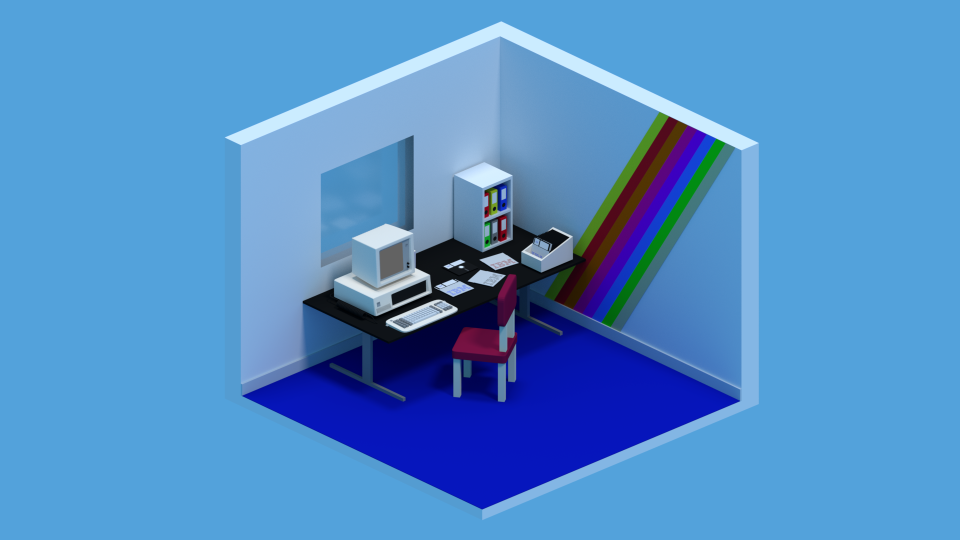
%> input picture lowpoly.png, 1920 x 1080 px (shown at 1/2 size)
$ octave WeekFProblem06.m   (GNU Octave 9; MATLAB toolbox functions it lacks are replaced by stand-ins)
%> lines starting %> are read from the running program, lines starting %| are printed output that depends on the picture
### preserve.m
function SP = preserve(S,k)

SP = S;
for i=[k+1:min(size(S))];
    SP(i,i)=0;
end

### WeekFProblem06.m
%% Max Kramer
% I affirm that I have adhered to the honor code on this assignment

%%
% _Hello again, scientist! I'll do all my writing in italics, and problems for you will be in *bold.*
% Comment your code, and_ explain your ideas in plaintext. _As a general rule, I expect
% you to do at least as much writing as I do. Code should be part of your solution, but
% I expect variables to be clear and explanation to involve complete sentences.
% Cite your sources; if you work with someone in the class on a problem,
% that's an extremely important source. Don't work alone._

%% Problem F.06: Compress the image.
% _Okay, first you need an image. The internet has plenty. Choose something
% that's roughly square. No memes. *Import it with imread() and call it A.*_

A = imread('lowpoly.png');
%> A is the input picture: size 1080x1920x3 uint8; mean R, G, B 80.5, 140.4, 200.2

%%
% _Okay, now we're going to clean it and make it 400x400. *Uncomment this.*_

A = imresize(A,[400 400]);
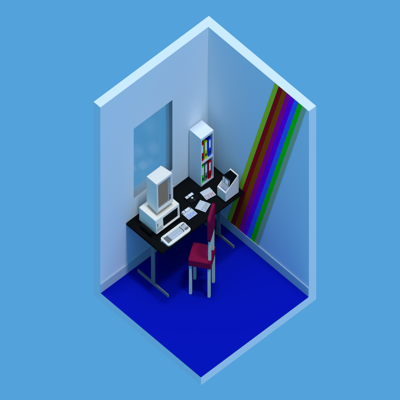
%> A: size 400x400x3 uint8; mean R, G, B 80.5, 140.4, 200.2
A = rgb2gray(A);
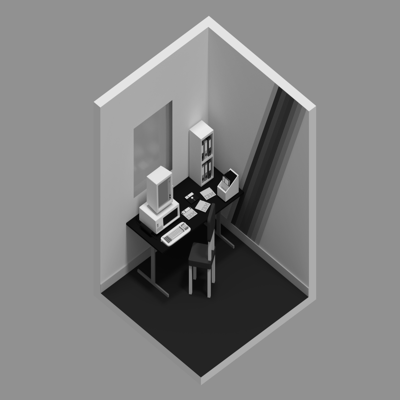
%> A: size 400x400 uint8; min 0, max 238, mean 129.4
A = double(A);
%> A: size 400x400 double
A = A-min(A(:));
A = A/max(A(:));
figure;
imshow(A);

%%
% _*Find the SVD of A.* How many singular values are there?_

[U,S,V] = svd(A);

%%
% There are technically 400 nonzero singular values in S. The values start larger and
% quickly approach 0, but never reach 0.

%%
% _*Show me a plot of the singular values.* They'll probably drop off pretty
% quickly; by construction, as much information as possible is retained by
% the first singular component._

L = [1:1:400];
figure;
plot(L,diag(S))
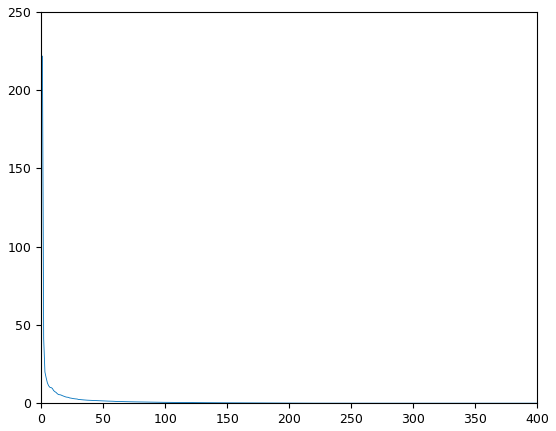
%> figure redrawn from the program's plot data; curve peaks at x = 1, y = 221.8

%%
% The diag() command creates a vector of the entries on the main diagonal
% of the supplied matrix. Plotted against an axis of 1 to 400 are the
% singular values taken using diag(S).

%%
% _Okay, now *set all but the first 50 singular values equal to 0
% and show me the compressed image.* The preserve() function
% will be helpful._

Snew = preserve(S,50);
Acomp = U * Snew * V';
figure;
imshow(Acomp)

%%
% The preserve(S,k) helper function sets every diagonal value of S after K
% to be equal to 0. After using preserve, only the first 50 singular values remain in S.

%%
% _What percentage of the total variance does this preserve? *Uncomment this
% and explain what it's computing.*_

svals = diag(S);
%> svals = 400 values, max 221.8 at index 1, min 0 at index 369, mean 1.39
vpa(sum(svals(1:50).^2)/sum(svals.^2),6)
%> (this line was passed over: vpa is not available in this run)

%%
% Svals contains every singular value of the matrix S. The
% variance of a matrix is the sum of the squared entries on its main
% diagonal. The variable precision arithmetic command is calculating the
% proportion of variance out of the total that is accounted for by the
% first 50 entries of svals. The percentage of the total variance preserved
% by the first 50 singular values is 99.9011%

%%
% _*Show me the "residual" image, which what you get if you preserve not the
% first 50 singular values but the last 350.* (Hint: S - preserve(S,50).
% (Further hint: if the residual image is almost solid black, you can "turn it up" by
% multiplying through by 10 or so.)_

Sres = S - preserve(S,50);
Ares = U * Sres * V';
figure;
imshow(Ares * 10)
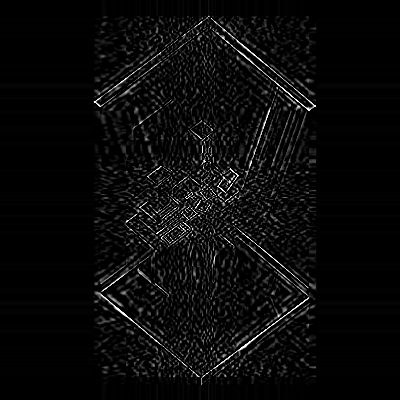
%> displayed picture: size 400x400, on the screen's scale of 0 to 255; min 0, max 255, mean 10.4


%%
% Sres is calculated by subtracting the preserved 50 singular values from
% the full list, saving only the last 350 values. The SVD is then used with
% the new Sres to calculate Anew, the residual image. The image was almost
% entirely solid black, so the shown image is Anew * 10.

%%
% _Okay, now let's play. Your goal is to *find photographs B and C for
% which preserving the first 50/400 singular values gives amazing and
% not-so-amazing results. Show me the images, the compressed images, and the
% percent of total variance preserved for each.* Based on your exploration,
% what seems to make an image "complex?"_


B = imread('switchboard.jpg');
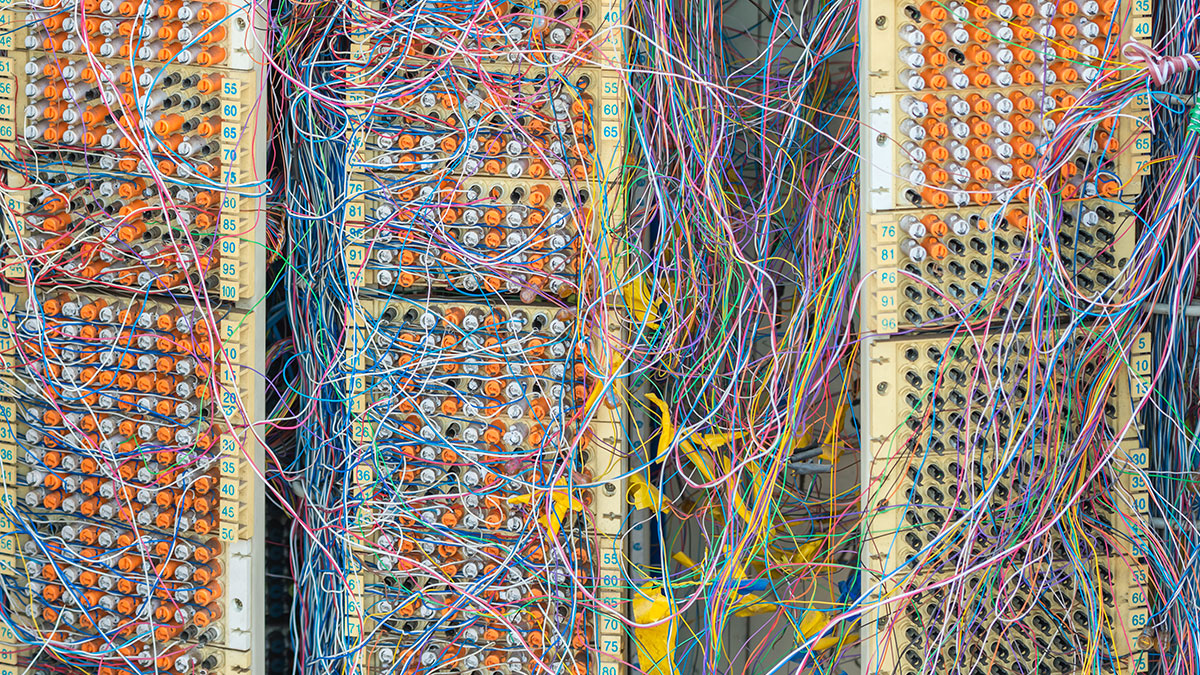
%> input picture switchboard.jpg, 1200 x 675 px
%> B is the input picture: size 675x1200x3 uint8; mean R, G, B 141.5, 131.3, 121
B = imresize(B,[400 400]);
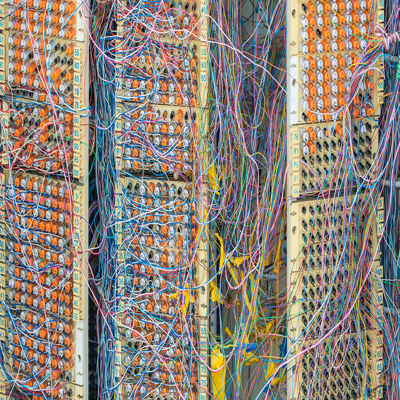
%> B: size 400x400x3 uint8; mean R, G, B 141.5, 131.3, 121
B = rgb2gray(B);
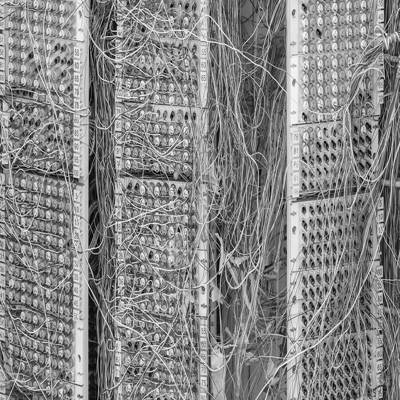
%> B: size 400x400 uint8; min 0, max 249, mean 133.2
B = double(B);
%> B: size 400x400 double
B = B-min(B(:));
B = B/max(B(:));
figure;
imshow(B);
[U2,S2,V2] = svd(B);
Snew2 = preserve(S2,50);
Acomp2 = U2 * Snew2 * V2';
svals2 = diag(S2);
%> svals2 = 400 values, max 218.8 at index 1, min 0.00127 at index 400, mean 2.72
%> (the run ends here)
